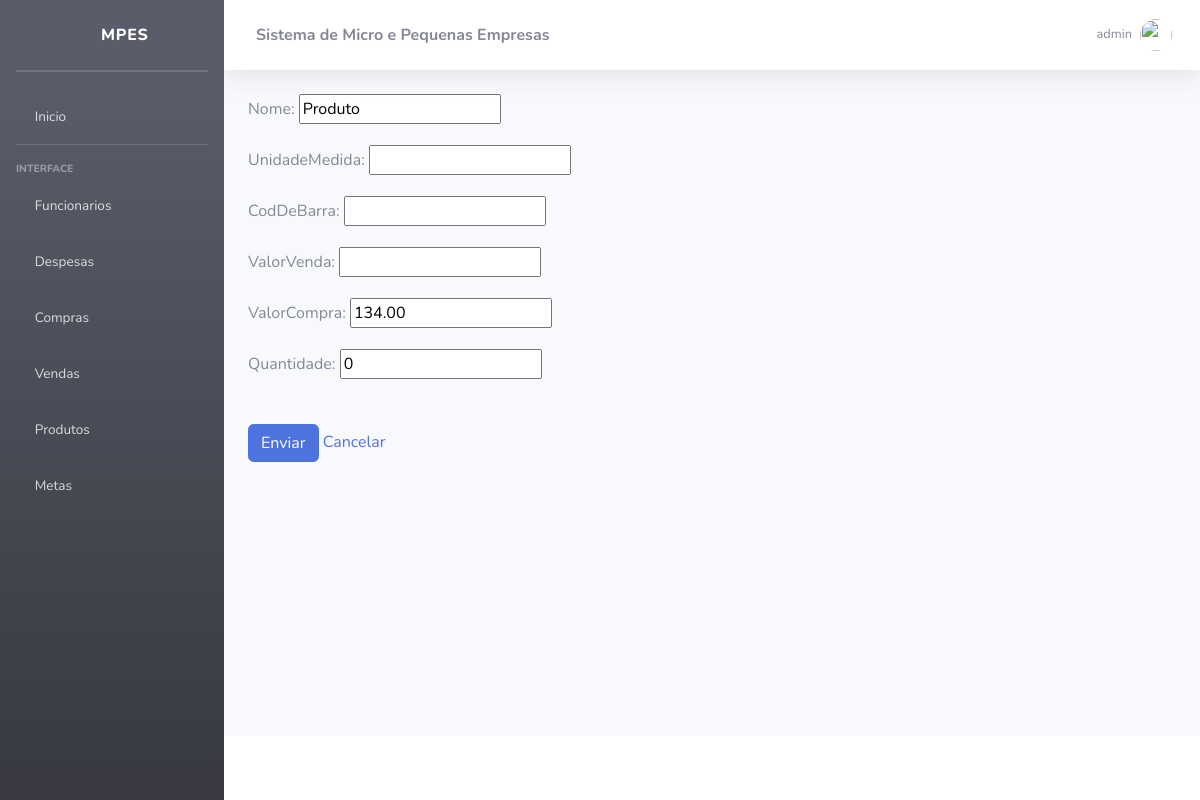
Page /produtos/editar/1 (signed in) on the committed database.
### produtos/models.py (models this page shows, shortened)
class Produto(models.Model):
    nome = models.CharField(max_length=100)
    unidadeMedida = models.CharField(max_length=20)
    codDeBarra = models.CharField(max_length=50)
    valorVenda = models.DecimalField(max_digits=10, decimal_places=2, null=True, blank=True)
    valorCompra = models.DecimalField(max_digits=10, decimal_places=2)
    quantidade = models.IntegerField()

### produtos/views.py (the view)
# urls.py: path("editar/<int:id_produto>", views.editar, name="atualizarProduto"),
@group_required('caixa, administrador')
@login_required
def editar(request, id_produto):
    produto = get_object_or_404(Produto, pk=id_produto)
    if request.method == 'POST':
        form = ProdutoForm(request.POST, instance=produto)
        if form.is_valid():
            form.save()
            return HttpResponseRedirect('/produtos/?msg=Salvo')
    else:
        form = ProdutoForm(instance=produto)
    return render(request, "produtos/updateProdutos.html", {'form': form, 'id_produto': id_produto})

### produtos/forms.py
class ProdutoForm(forms.ModelForm):
    class Meta:
        model = Produto
        fields = '__all__'

### MPEs/utils.py (called while the page is built, shortened)
def group_required(groups, login_url=None, raise_exception=False):
    user = Usuario
    def check_perms(user):
        if user.is_superuser:
            return True
    return user_passes_test(check_perms, login_url=login_url)

### templates/produtos/updateProdutos.html (shortened to what this page needs)
{% extends 'base.html' %}
{% block content %}
<form action="{% url 'atualizarProduto' id_produto %}" method="post">
    {{ form.as_p }}
    <br>
    <input type="submit" value="Enviar" class="btn btn-primary">
    <a href="{% url 'listarProduto' %}">Cancelar</a>
</form>
{% endblock %}

### templates/topbar.html (shortened to what this page needs)
{% load static %}
<nav class="navbar navbar-expand navbar-light bg-white topbar mb-4 static-top shadow">
    <div class="sidebar-brand-text mx-3"><strong>Sistema de Micro e Pequenas Empresas</strong></div>
    <ul class="navbar-nav ml-auto">
        <li class="nav-item dropdown no-arrow d-sm-none">
        <li class="nav-item dropdown no-arrow">
            <a class="nav-link dropdown-toggle" href="#" id="userDropdown" role="button"
                data-toggle="dropdown" aria-haspopup="true" aria-expanded="false">
                <span class="mr-2 d-none d-lg-inline text-gray-600 small">{{ user }}</span>
                <img class="img-profile rounded-circle"
                src="{% static 'img/undraw_profile.svg' %}">
        </a>
        </li>
    </ul>
</nav>

### rows in the picture
Produto: nome "Produto", valorCompra "134.00", quantidade "0"

### other values in the picture
{{ user }} "admin"
